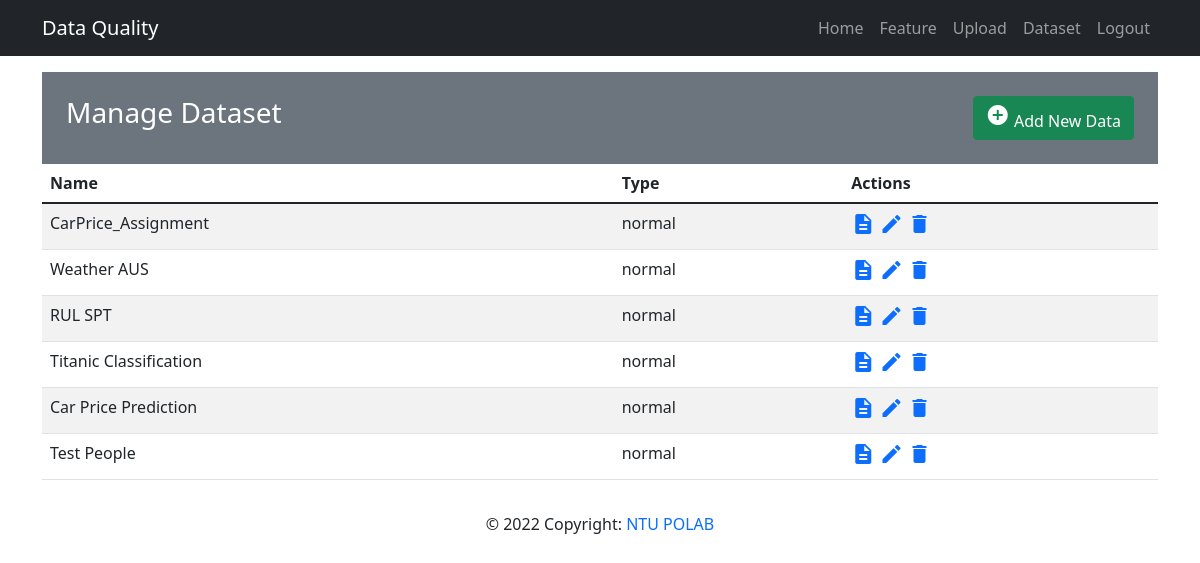
The page /mainapp/show_data/all (signed in) on the database as committed earlier.
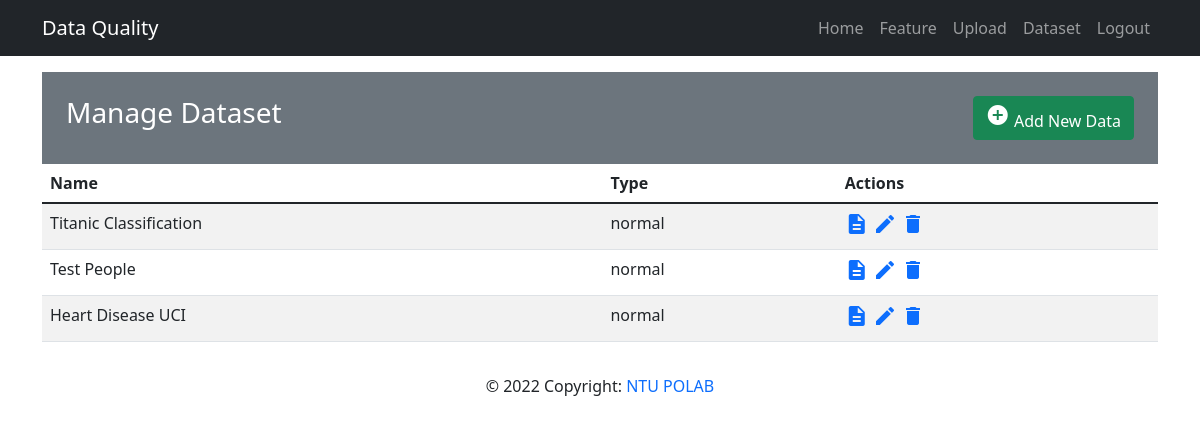
The same page on the database as committed later.
### mainapp/models.py (models this page shows, shortened)
class Data(models.Model):
  datatype_choices = [
    ('normal', 'Normal'),
    ('freq', 'High Frequency'),
    ('time', 'Time Series')
  ]
  question_choices = [
    ('classification', 'Classification'),
    ('regression', 'Regression'),
  ]
  name = models.CharField('Data Name', max_length=50)
  owner = models.ForeignKey(User, on_delete=models.CASCADE)
  rawdata = models.FileField(upload_to='rawdata/', validators=[file_size, validate_file_extension])
  attribute_data = models.FileField(upload_to='attribute/', validators=[file_size, validate_file_extension])
  datatype = models.CharField(max_length=10, choices=datatype_choices, default='normal')
  questiontype = models.CharField(max_length=15, choices=question_choices, default='classification')
  freq_config = models.JSONField(null=True, blank=True)
  def __str__(self):
      return self.name

### mainapp/views.py (the view)
# urls.py: path('show_data/all', views.list_data, name='list-data'),
@login_required(login_url='/members/login_user')
def list_data(request):
  user = request.user
  data_list = Data.objects.filter(owner=user)
  hfd_list = HighFrequencyData.objects.filter(owner=user)
  context = {
    'data_list': data_list,
    'hfd_list': hfd_list,
  }
  return render(request, 'mainapp/data_list.html', context)

### mainapp/models.py (called while the page is built)
  def __str__(self):
      return self.name

### mainapp/templates/mainapp/data_list.html
{% extends 'base.html' %}
{% block content %}
  <div class="my-3">
    <div class="bg-secondary text-white p-4">
      <div class="row">
        <div class="col-6">
          <h3>Manage Dataset</h3>
        </div>
        <div class="col-6 text-end">
          <a href="{% url 'upload-view'%}" class="btn btn-success"><i class="material-icons">&#xE147;</i> <span>Add New Data</span></a>
        </div>
      </div>
    </div>
    {% if data_list %}
      <table class="table table-striped table-hover">
        <thead>
          <tr>
            <th>Name</th>
            <th>Type</th>
            <th>Actions</th>
          </tr>
        </thead>
        {% for data in data_list %}
          <tr>
            <td>
              {{ data }}
            </td>
            <td>
              {{ data.datatype }}
            </td>
            {% if data.datatype == 'normal' %}
              <td>
                <a href="{% url 'show-data' data.id %}"><i class="material-icons">description</i></a>
                <a href="{% url 'update-data' data.id%}"><i class="material-icons">&#xE254;</i></a>
                <a href="{% url 'delete-data' data.id%}"><i class="material-icons">delete</i></a>
              </td>
            {% else %}
              <td>
                <a href="{% url 'show-data' data.id %}"><i class="material-icons">description</i></a>
                <a href="{% url 'delete-data' data.id%}"><i class="material-icons">delete</i></a>
              </td>
            {% endif %}
          </tr>
        {% endfor %}
      </table>
    {% else %}
      <div class="alert alert-warning">
        You haven't upload your data.
      </div>
    {% endif %}
  </div>
{% endblock %}

### templates/base.html (shortened to what this page needs)
<html lang="en">
  <head>
    <link href="https://cdn.jsdelivr.net/npm/bootstrap@5.1.3/dist/css/bootstrap.min.css" rel="stylesheet">
  </head>
  <body>
    {% include 'base/navbar.html' %}
    <div class="container">
      {% block content %}
      {% endblock content%}
    </div>
    {% include 'base/footer.html' %}
  </body>
</html>

### base/templates/base/navbar.html (shortened to what this page needs)
<nav class="navbar navbar-expand-lg navbar-dark bg-dark">
  <div class="container">
    <a class="navbar-brand" href="/">Data Quality</a>
    <div class="collapse navbar-collapse" id="navbarContent">
      <ul class="navbar-nav ms-lg-auto">
        <li class="nav-item active">
          <a class="nav-link" href="/">Home</a>
        </li>
        <li class="nav-item active">
          <a class="nav-link" href="/feature-transform">Feature</a>
        </li>
        {% if user.is_authenticated %}
          <li class="nav-item active">
            <a class="nav-link" href="{% url 'upload-view' %}">Upload</a>
          </li>
          <li class="nav-item active">
            <a class="nav-link" href="{% url 'list-data' %}">Dataset</a>
          </li>
          <li class="nav-item active">
            <a class="nav-link" href="{% url 'logout' %}">Logout</a>
          </li>
        {% endif %}
      </ul>
    </div>
  </div>
</nav>

### base/templates/base/footer.html
<footer class="text-center">
  <div class="text-center p-3" >
    © 2022 Copyright:
    <a class="text-decoration-none" href="http://polab.im.ntu.edu.tw/">NTU POLAB</a>
  </div>
</footer>

Rows that differ between the two databases and show on the page:
removed Data: name "CarPrice_Assignment", datatype "normal"
removed Data: name "Weather AUS", datatype "normal"
removed Data: name "RUL SPT", datatype "normal"
removed Data: name "Car Price Prediction", datatype "normal"
added Data: name "Heart Disease UCI", datatype "normal"
